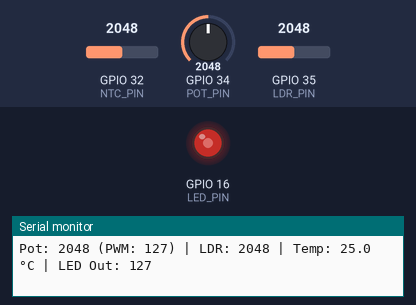
The sketch below on a simulated ESP32. On the bench: output pins drawn as LEDs (lit = HIGH), the last lines printed to the serial monitor. The test bench sets the inputs (shaded band); at power-on: GPIO 35 (LDR_PIN) = 2048, GPIO 34 (POT_PIN) = 2048, GPIO 32 (NTC_PIN) = 2048.

Above: at 1.2 s.
1.3 s: GPIO 35 (LDR_PIN) set to 1542
2.9 s: GPIO 35 (LDR_PIN) set to 1438
At 3.7 s:
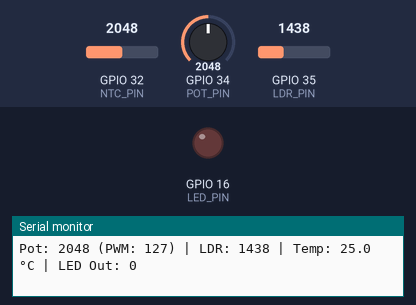
4.9 s: GPIO 35 (LDR_PIN) set to 1540
At 5.9 s:
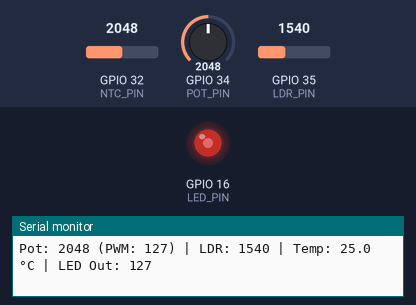
6.6 s: GPIO 34 (POT_PIN) set to 2866
At 8.0 s:
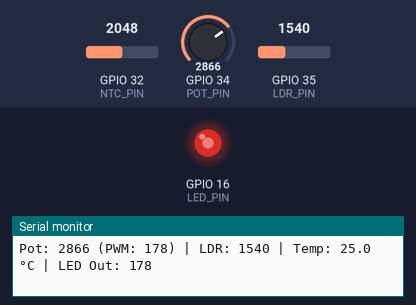
8.3 s: GPIO 34 (POT_PIN) set to 3603
At 9.1 s:
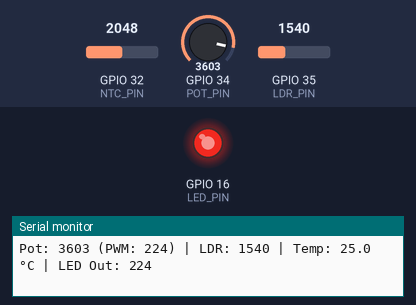
9.9 s: GPIO 34 (POT_PIN) set to 491
At 11.2 s:
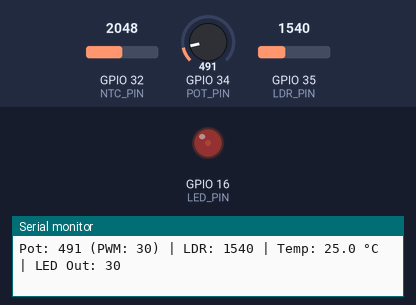
Timing chart, 0 to 12.6 s (numbered marks = the images above; inputs shaded):
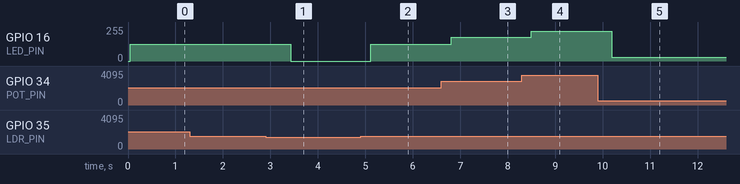

Measured:
- the behaviour switches between 1501 and 1500 on GPIO 35 (LDR_PIN) (found by bisection; images 0 and 1)
- after the input at 2.9 s, GPIO 16 (LED_PIN): 127/255 → 0/255 after 0.52 s
- after the input at 4.9 s, GPIO 16 (LED_PIN): 0/255 → 127/255 after 0.22 s
- after the input at 6.6 s, GPIO 16 (LED_PIN): 127/255 → 177/255 after 0.21 s
- after the input at 8.3 s, GPIO 16 (LED_PIN): 177/255 → 223/255 after 0.20 s
- after the input at 9.9 s, GPIO 16 (LED_PIN): 223/255 → 30/255 after 0.29 s

The sketch:

sketch.ino
```cpp
//Embedded Systems
//FAct2
//Kriztoffer Ryan Hernandez
//Lanze Ruzzel Amil

#include <math.h>

#define POT_PIN 34
#define LDR_PIN 35
#define NTC_PIN 32
#define LED_PIN 16

const int freq = 5000;
const int resolution = 8;

// ===== READ AVERAGE (Prevents simulation jitter) =====
int readAvg(int pin) {
  long sum = 0;
  for (int i = 0; i < 10; i++) {
    sum += analogRead(pin);
    delay(2); // Short delay for ADC stability
  }
  return sum / 10;
}

// ===== WOKWI-ACCURATE NTC TEMPERATURE CALCULATION =====
float getTempC(int adc) {
  if (adc == 0) return -273.15; // Prevent division by zero

  // Wokwi's default NTC attributes: Beta = 3950, R25 = 10000
  const float BETA = 3950;
  const float ROOM_TEMP = 298.15;      // 25 °C in Kelvin
  const float RES_AT_ROOM_TEMP = 10000.0;

  // Calculate resistance based on Wokwi's standard VCC pull-up configuration
  float resistance = RES_AT_ROOM_TEMP / (4095.0 / (float)adc - 1.0);

  // Steinhart-Hart / Beta Equation
  float steinhart;
  steinhart = resistance / RES_AT_ROOM_TEMP;     // (R/Ro)
  steinhart = log(steinhart);                    // ln(R/Ro)
  steinhart /= BETA;                             // 1/B * ln(R/Ro)
  steinhart += 1.0 / ROOM_TEMP;                  // + (1/To)
  steinhart = 1.0 / steinhart;                   // Invert
  steinhart -= 273.15;                           // Convert Kelvin to Celsius

  return steinhart;
}

void setup() {
  Serial.begin(115200);

  // Configure ESP32 ADC attenuation (0-3.3V range)
  analogSetAttenuation(ADC_11db);

  // ESP32 Web IDE / Wokwi compatible PWM Setup
  ledcAttach(LED_PIN, freq, resolution);
}

void loop() {

  // ================= A1: POTENTIOMETER =================
  int pot = readAvg(POT_PIN);
  int potBrightness = map(pot, 0, 4095, 0, 255);

  // ================= A2: LDR (Photoresistor) =================
  int ldr = readAvg(LDR_PIN);
  int finalBrightness = 0;

  // Wokwi LDR Behavior:
  // High Lux (Bright) = Low ADC value (~140)
  // Low Lux (Dark) = High ADC value (~4000)
  // If it's dark (ADC > 2000), let the Potentiometer control the LED.
  if (ldr > 1500) {
    finalBrightness = potBrightness;   // Dark -> Controlled by Potentiometer
  } else {
    finalBrightness = 0;               // Bright -> Forced OFF
  }

  // Write duty cycle to LED (0 to 255)
  ledcWrite(LED_PIN, finalBrightness);

  // ================= A3: NTC TEMP =================
  int ntc = readAvg(NTC_PIN);
  float tempC = getTempC(ntc);

  // ================= SERIAL OUTPUT =================
  Serial.print("Pot: ");
  Serial.print(pot);
  Serial.print(" (PWM: ");
  Serial.print(potBrightness);
  Serial.print(")");

  Serial.print(" | LDR: ");
  Serial.print(ldr);

  Serial.print(" | Temp: ");
  Serial.print(tempC, 1); // 1 Decimal place tracking
  Serial.print(" °C");

  Serial.print(" | LED Out: ");
  Serial.println(finalBrightness);

  delay(500); // 500ms update rate for readable serial data
}
```
